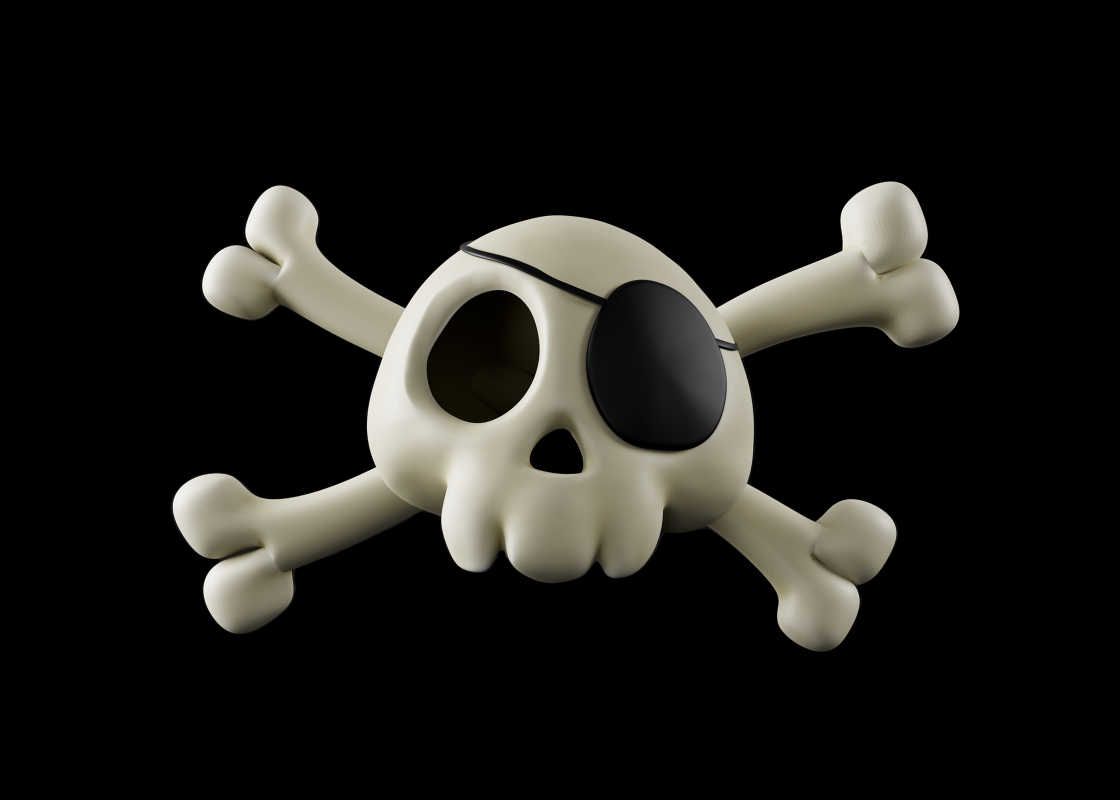
#> input picture 3d-view-skull.jpg, 5600 x 4000 px (shown at 1/5 size)
$ python image_to_ascii.py
#> lines starting #> are read from the running program, lines starting #| are printed output that depends on the picture
"""
    Image to ASCII @, #, $, O, ?, *, +, ;, .
"""


from PIL import Image
import numpy as np


ascii_chars = "@#$O?*+;."

def img_rgb_2_gray(image_path: str):
    """
        Tranforms RGB image to grayscale image
    """
#> called with image_path = '3d-view-skull.jpg'
    return Image.open(image_path).convert("L")
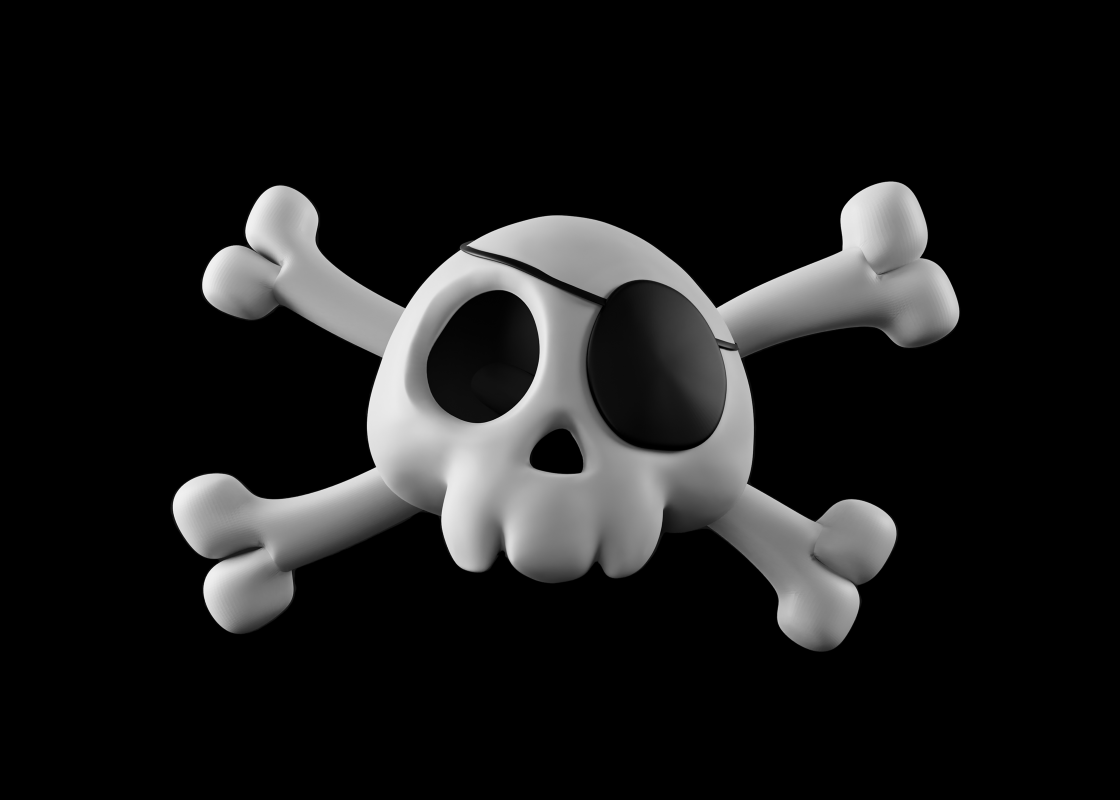
#> returned value: PIL image 5600x4000 L (shown at 1/5 size); min 0, max 255, mean 26.6


def resizing_image(new_width, img):
    """
        This function resizes the image
    """
#> called with new_width = 100
    w_percent = new_width / float(img.size[0])
#> w_percent = 0.0179
    h_size = int(float(img.size[1]) * w_percent)
#> h_size = 71

    resized_img = img.resize((new_width, h_size), Image.LANCZOS)
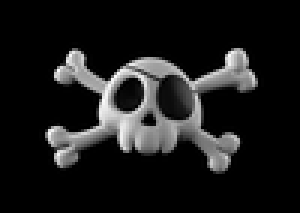
#> resized_img: PIL image 100x71 L (shown 3 times larger); min 0, max 252, mean 27
    # resized_img = resized_img.rotate(270)

    return resized_img


def image_to_ascii_array(img):
    """
        This function creates the ascii array
    """
    img_ascii = []
    scale = 255 // (len(ascii_chars) - 1)

    img_pixels = np.array(img)

    for idx, pixel_row in enumerate(img_pixels):
        img_ascii.append([])
        for pixel in pixel_row:
            if pixel >= 245:
                img_ascii[idx].append(" ")

            else:
                img_ascii[idx].append(ascii_chars[pixel // scale])
#> this loop made 71 passes
#> after the loop, img_ascii = 71 items

    return img_ascii


def write_ascii_to_file(ascii_image) -> None:
    """
        This function writes the image to a text file
    """
    with open("ascii.txt", "w") as out:
        for row in ascii_image:
            for char in row:
                out.write(char)
            out.write("\n")


def convert(image_path: str, resize: int = 100) -> None:
    img = img_rgb_2_gray(image_path)
    resized_img = resizing_image(resize, img)
    ascii_array = image_to_ascii_array(resized_img)
#> ascii_array = 71 items
    write_ascii_to_file(ascii_array)
#> the loop in write_ascii_to_file, `for row in ascii_image:` made 71 passes


if __name__ == "__main__":
    convert("3d-view-skull.jpg")
